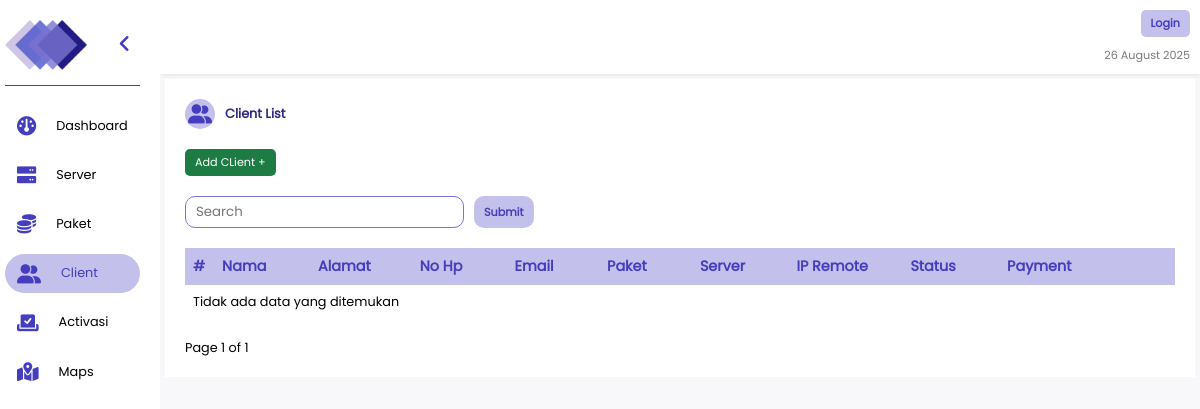
/client/, run on an earlier commit of the app's database.
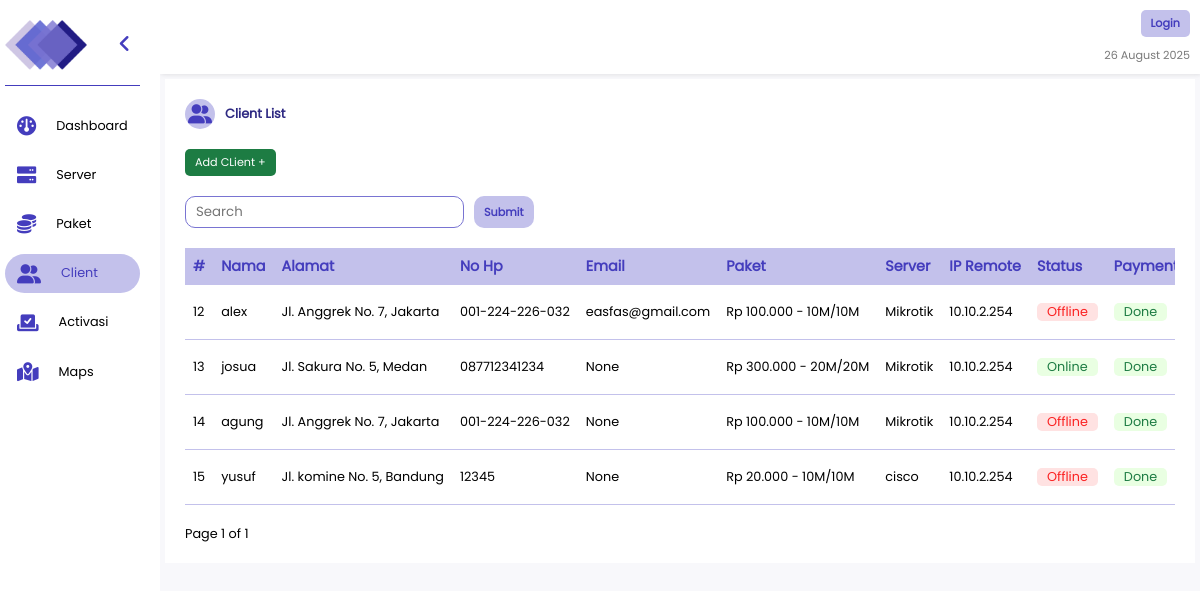
And on a later commit of the database.
### polls/models.py (models this page shows, shortened)
class Client(models.Model):
    id_paket = models.ForeignKey(Paket, on_delete=models.SET_NULL, null=True, blank=True, related_name='pakets')
    name = models.CharField(max_length=255)
    address = models.CharField(max_length=255)
    email = models.EmailField(null=True, blank=True)
    phone = models.CharField(max_length=255)
    pppoe = models.CharField(max_length=255)
    password = models.CharField(max_length=255)
    isActive = models.BooleanField(default=True)
    isApproved = models.BooleanField(default=True)
    local_ip = models.GenericIPAddressField(blank=True, null=True)
    lat = models.CharField(max_length=255, null=True, blank=True)
    long = models.CharField(max_length=255, null=True, blank=True)
    temp_paket = models.ForeignKey(Paket, on_delete=models.SET_NULL, related_name='temp_paket', null=True, blank=True)
    temp_name = models.CharField(max_length=255, null=True, blank=True)
    temp_address = models.CharField(max_length=255, null=True, blank=True)
    temp_phone = models.CharField(max_length=255, null=True, blank=True)
    temp_email = models.EmailField(null=True, blank=True)
    temp_pppoe = models.CharField(max_length=255, null=True, blank=True)
    temp_password = models.CharField(max_length=255, null=True, blank=True)
    temp_local_ip = models.GenericIPAddressField(blank=True, null=True)
    temp_lat = models.CharField(max_length=255, null=True, blank=True)
    temp_long = models.CharField(max_length=255, null=True, blank=True)
    isServerNull = models.BooleanField(default=False)
    isPayed = models.BooleanField(default=True)

class Paket(models.Model):
    name = models.CharField(max_length=255)
    price = models.IntegerField()
    limit = models.CharField(max_length=255)
    id_ip_pool = models.ForeignKey(IPPool, on_delete=models.SET_NULL,null=True, blank=True, related_name='ip_pools')

class IPPool(models.Model):
    id_server = models.ForeignKey(Server, on_delete=models.SET_NULL, null=True, blank=True, related_name='servers')
    name = models.CharField(max_length=100)
    ip_range = models.CharField(max_length=100)

class Server(models.Model):
    name = models.CharField(max_length=255)
    host = models.GenericIPAddressField()
    username = models.CharField(max_length=255)
    password = models.CharField(max_length=255)
    genieacs = models.GenericIPAddressField(blank=True, null=True)

### polls/views.py (the view, shortened to what this page needs)
# urls.py: path('client/', views.client, name='client'),
def client(request) :
    query = request.GET.get('s', '')
    client_list = Client.objects.all()
    query_lower = query.strip().lower()
    status_filter = Q()
    if query_lower == "online":
        status_filter = Q(isActive=True)
    elif query_lower == "offline":
        status_filter = Q(isActive=False)
    paginator = Paginator(client_list, 10)
    page_number = request.GET.get('page')
    clients = paginator.get_page(page_number)
    return render(request, 'pages/client.html', {'clients': clients, 'query': query})

### polls/templatetags/custom_filters.py (called while the page is built)
@register.filter()
def rupiah(value):
    try:
        value = int(value)
        return "Rp {:,}".format(value).replace(",", ".")
    except (ValueError, TypeError):
        return value

### polls/templates/pages/client.html (shortened to what this page needs)
{% extends 'index.html' %} {% block content %} {% load custom_filters%}
<div class="content-page client">
  <div class="table-wrapper column">
    <div class="header-table column">
      <div class="row title-head-td">
        <i
          class="fa-solid fa-user-group"
          style="--clr: var(--clr-fourth); --icon-clr: var(--clr-second)"
        ></i>
        <span class="title">Client List</span>
      </div>
      <a href="{% url 'add-client' %}" class="success-button">Add CLient +</a>
      <form method="GET" class="form-search row">
        <input
          class="search-box"
          type="search"
          placeholder="Search"
          name="s"
          value="{{ query }}"
        />
        <input class="search-button" type="submit" />
      </form>
    </div>
    <div class="table-container">
      <table class="table">
        <tr class="t-head">
          <th>#</th>
          <th>Nama</th>
          <th>Alamat</th>
          <th>No Hp</th>
          <th>Email</th>
          <th>Paket</th>
          <th>Server</th>
          <th>IP Remote</th>
          <th>Status</th>
          <th>Payment</th>
          <th></th>
        </tr>
        {% for client in clients %}
        <tr class="t-d">
          <td>{{ client.id }}</td>
          <td>{{ client.name }}</td>
          <td>{{ client.address }}</td>
          <td>{{ client.phone }}</td>
          <td>{{ client.email }}</td>
          <td>{{ client.id_paket.price|rupiah }} - {{ client.id_paket.limit }}</td>
          <td>{{ client.id_paket.id_ip_pool.id_server.name }}</td>
          <td>10.10.2.254</td>
          <td class="">
            <div
              class="{% if client.isActive %}enable-t{% else %}disable-t{% endif %}"
            >
              {% if client.isActive %}Online{% else %}Offline{% endif %}
            </div>
          </td>
          <td class="">
            <div
              class="{% if client.isPayed %}enable-t{% else %}waiting-t{% endif %}"
            >
              {% if client.isPayed %}Done{% else %}Waiting{% endif %}
            </div>
          </td>
        </tr>
        {% empty %}
        <tr>
          <td colspan="7" class="center text-sm">Tidak ada data yang ditemukan</td>
        </tr>
        {% endfor %}
      </table>
    </div>
    <div class="pagination row text-sm">
      <span class="current-page"
        >Page {{ clients.number }} of {{ clients.paginator.num_pages }}</span
      >
    </div>
  </div>
</div>
{% endblock %}

What changed in the data, as far as the page shows it:
added Client: id "12", name "alex", address "Jl. Anggrek No. 7, Jakarta", phone "001-224-226-032", email "easfas@gmail.com", id_paket.price|rupiah "Rp 100.000", id_paket.limit "10M/10M", id_paket.id_ip_pool.id_server.name "Mikrotik", isActive "Offline", isPayed "Done"
added Client: id "13", name "josua", address "Jl. Sakura No. 5, Medan", phone "087712341234", email "None", id_paket.price|rupiah "Rp 300.000", id_paket.limit "20M/20M", id_paket.id_ip_pool.id_server.name "Mikrotik", isActive "Online", isPayed "Done"
added Client: id "14", name "agung", address "Jl. Anggrek No. 7, Jakarta", phone "001-224-226-032", email "None", id_paket.price|rupiah "Rp 100.000", id_paket.limit "10M/10M", id_paket.id_ip_pool.id_server.name "Mikrotik", isActive "Offline", isPayed "Done"
added Client: id "15", name "yusuf", address "Jl. komine No. 5, Bandung", phone "12345", email "None", id_paket.price|rupiah "Rp 20.000", id_paket.limit "10M/10M", id_paket.id_ip_pool.id_server.name "cisco", isActive "Offline", isPayed "Done"
Also different on the page:
text no longer shown: "Tidak ada data yang ditemukan"
